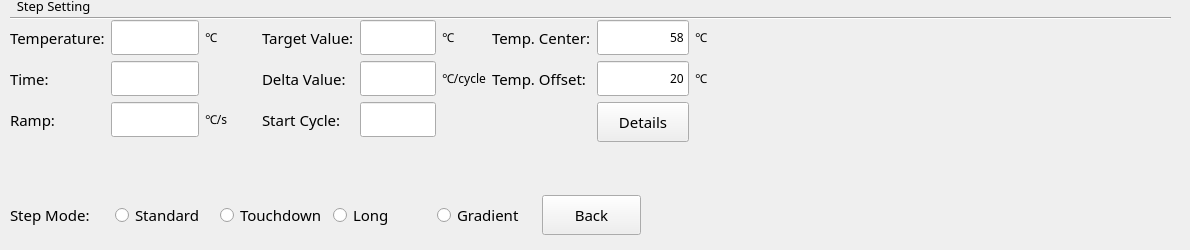
     <widget class="QWidget" name="stepEditAmp">
      <widget class="QWidget" name="layoutWidget">
       <property name="geometry">
        <rect>
         <x>10</x>
         <y>190</y>
         <width>631</width>
         <height>51</height>
        </rect>
       </property>
       <layout class="QHBoxLayout" name="horizontalLayout_15">
        <item>
         <widget class="QLabel" name="labelMode">
          <property name="sizePolicy">
           <sizepolicy hsizetype="Preferred" vsizetype="Preferred">
            <horstretch>0</horstretch>
            <verstretch>0</verstretch>
           </sizepolicy>
          </property>
          <property name="maximumSize">
           <size>
            <width>16777215</width>
            <height>40</height>
           </size>
          </property>
          <property name="font">
           <font>
            <family>文泉驿等宽微米黑</family>
            <pointsize>11</pointsize>
            <weight>50</weight>
            <bold>false</bold>
           </font>
          </property>
          <property name="text">
           <string>Step Mode:</string>
          </property>
         </widget>
        </item>
        <item>
         <widget class="QRadioButton" name="radioButtonStepStd">
          <property name="sizePolicy">
           <sizepolicy hsizetype="Preferred" vsizetype="Fixed">
            <horstretch>0</horstretch>
            <verstretch>0</verstretch>
           </sizepolicy>
          </property>
          <property name="maximumSize">
           <size>
            <width>16777215</width>
            <height>40</height>
           </size>
          </property>
          <property name="font">
           <font>
            <family>文泉驿等宽微米黑</family>
            <pointsize>11</pointsize>
           </font>
          </property>
          <property name="text">
           <string>Standard</string>
          </property>
          <attribute name="buttonGroup">
           <string notr="true">buttonGroupAmp</string>
          </attribute>
         </widget>
        </item>
        <item>
         <widget class="QRadioButton" name="radioButtonStepTouchdown">
          <property name="sizePolicy">
           <sizepolicy hsizetype="Preferred" vsizetype="Fixed">
            <horstretch>0</horstretch>
            <verstretch>0</verstretch>
           </sizepolicy>
          </property>
          <property name="maximumSize">
           <size>
            <width>16777215</width>
            <height>40</height>
           </size>
          </property>
          <property name="font">
           <font>
            <family>文泉驿等宽微米黑</family>
            <pointsize>11</pointsize>
           </font>
          </property>
          <property name="text">
           <string>Touchdown</string>
          </property>
          <attribute name="buttonGroup">
           <string notr="true">buttonGroupAmp</string>
          </attribute>
         </widget>
        </item>
        <item>
         <widget class="QRadioButton" name="radioButtonStepLong">
          <property name="font">
           <font>
            <family>文泉驿等宽微米黑</family>
            <pointsize>11</pointsize>
           </font>
          </property>
          <property name="text">
           <string>Long</string>
          </property>
          <attribute name="buttonGroup">
           <string notr="true">buttonGroupAmp</string>
          </attribute>
         </widget>
        </item>
        <item>
         <widget class="QRadioButton" name="radioButtonStepGradient">
          <property name="sizePolicy">
           <sizepolicy hsizetype="Preferred" vsizetype="Fixed">
            <horstretch>0</horstretch>
            <verstretch>0</verstretch>
           </sizepolicy>
          </property>
          <property name="maximumSize">
           <size>
            <width>16777215</width>
            <height>40</height>
           </size>
          </property>
          <property name="font">
           <font>
            <family>文泉驿等宽微米黑</family>
            <pointsize>11</pointsize>
           </font>
          </property>
          <property name="text">
           <string>Gradient</string>
          </property>
          <property name="checkable">
           <bool>true</bool>
          </property>
          <attribute name="buttonGroup">
           <string notr="true">buttonGroupAmp</string>
          </attribute>
         </widget>
        </item>
        <item>
         <widget class="QToolButton" name="buttonStepEditAmpBack">
          <property name="sizePolicy">
           <sizepolicy hsizetype="Fixed" vsizetype="Fixed">
            <horstretch>0</horstretch>
            <verstretch>0</verstretch>
           </sizepolicy>
          </property>
          <property name="minimumSize">
           <size>
            <width>92</width>
            <height>40</height>
           </size>
          </property>
          <property name="maximumSize">
           <size>
            <width>120</width>
            <height>40</height>
           </size>
          </property>
          <property name="font">
           <font>
            <family>文泉驿等宽微米黑</family>
            <pointsize>11</pointsize>
           </font>
          </property>
          <property name="text">
           <string>Back</string>
          </property>
         </widget>
        </item>
       </layout>
      </widget>
      <widget class="Line" name="line_3">
       <property name="geometry">
        <rect>
         <x>10</x>
         <y>10</y>
         <width>1161</width>
         <height>16</height>
        </rect>
       </property>
       <property name="orientation">
        <enum>Qt::Horizontal</enum>
       </property>
      </widget>
      <widget class="QLabel" name="labelAmpStepSettings">
       <property name="geometry">
        <rect>
         <x>10</x>
         <y>-5</y>
         <width>1171</width>
         <height>21</height>
        </rect>
       </property>
       <property name="font">
        <font>
         <family>文泉驿等宽微米黑</family>
         <pointsize>10</pointsize>
        </font>
       </property>
       <property name="text">
        <string>  Step Setting</string>
       </property>
      </widget>
      <widget class="QWidget" name="layoutWidget">
       <property name="geometry">
        <rect>
         <x>10</x>
         <y>20</y>
         <width>721</width>
         <height>161</height>
        </rect>
       </property>
       <layout class="QHBoxLayout" name="horizontalLayout_7">
        <item>
         <widget class="QWidget" name="stepTemperature" native="true">
          <layout class="QGridLayout" name="gridLayout_2">
           <property name="leftMargin">
            <number>0</number>
           </property>
           <property name="topMargin">
            <number>0</number>
           </property>
           <property name="rightMargin">
            <number>0</number>
           </property>
           <property name="bottomMargin">
            <number>0</number>
           </property>
           <item row="2" column="2">
            <widget class="QLabel" name="labelRampUnit">
             <property name="font">
              <font>
               <family>文泉驿等宽微米黑</family>
              </font>
             </property>
             <property name="text">
              <string>℃/s</string>
             </property>
            </widget>
           </item>
           <item row="1" column="0">
            <widget class="QLabel" name="labelDuration">
             <property name="font">
              <font>
               <family>文泉驿等宽微米黑</family>
               <pointsize>11</pointsize>
               <weight>50</weight>
               <bold>false</bold>
              </font>
             </property>
             <property name="text">
              <string>Time:</string>
             </property>
            </widget>
           </item>
           <item row="3" column="1" colspan="2">
            <spacer name="verticalSpacer_6">
             <property name="orientation">
              <enum>Qt::Vertical</enum>
             </property>
             <property name="sizeHint" stdset="0">
              <size>
               <width>66</width>
               <height>9</height>
              </size>
             </property>
            </spacer>
           </item>
           <item row="2" column="0">
            <widget class="QLabel" name="labelRamp">
             <property name="font">
              <font>
               <family>文泉驿等宽微米黑</family>
               <pointsize>11</pointsize>
               <weight>50</weight>
               <bold>false</bold>
              </font>
             </property>
             <property name="text">
              <string>Ramp:</string>
             </property>
            </widget>
           </item>
           <item row="0" column="1">
            <widget class="QLineEdit" name="lineEditStepTarget">
             <property name="sizePolicy">
              <sizepolicy hsizetype="Expanding" vsizetype="Fixed">
               <horstretch>0</horstretch>
               <verstretch>0</verstretch>
              </sizepolicy>
             </property>
             <property name="minimumSize">
              <size>
               <width>50</width>
               <height>35</height>
              </size>
             </property>
             <property name="maximumSize">
              <size>
               <width>100</width>
               <height>16777215</height>
              </size>
             </property>
             <property name="font">
              <font>
               <family>文泉驿等宽微米黑</family>
              </font>
             </property>
             <property name="focusPolicy">
              <enum>Qt::NoFocus</enum>
             </property>
             <property name="alignment">
              <set>Qt::AlignRight|Qt::AlignTrailing|Qt::AlignVCenter</set>
             </property>
            </widget>
           </item>
           <item row="1" column="1">
            <widget class="QLineEdit" name="lineEditStepDuration">
             <property name="sizePolicy">
              <sizepolicy hsizetype="Expanding" vsizetype="Fixed">
               <horstretch>0</horstretch>
               <verstretch>0</verstretch>
              </sizepolicy>
             </property>
             <property name="minimumSize">
              <size>
               <width>50</width>
               <height>35</height>
              </size>
             </property>
             <property name="maximumSize">
              <size>
               <width>100</width>
               <height>16777215</height>
              </size>
             </property>
             <property name="font">
              <font>
               <family>文泉驿等宽微米黑</family>
              </font>
             </property>
             <property name="focusPolicy">
              <enum>Qt::NoFocus</enum>
             </property>
             <property name="alignment">
              <set>Qt::AlignRight|Qt::AlignTrailing|Qt::AlignVCenter</set>
             </property>
            </widget>
           </item>
           <item row="2" column="1">
            <widget class="QLineEdit" name="lineEditStepRamp">
             <property name="sizePolicy">
              <sizepolicy hsizetype="Expanding" vsizetype="Fixed">
               <horstretch>0</horstretch>
               <verstretch>0</verstretch>
              </sizepolicy>
             </property>
             <property name="minimumSize">
              <size>
               <width>50</width>
               <height>35</height>
              </size>
             </property>
             <property name="maximumSize">
              <size>
               <width>100</width>
               <height>16777215</height>
              </size>
             </property>
             <property name="font">
              <font>
               <family>文泉驿等宽微米黑</family>
              </font>
             </property>
             <property name="focusPolicy">
              <enum>Qt::NoFocus</enum>
             </property>
             <property name="alignment">
              <set>Qt::AlignRight|Qt::AlignTrailing|Qt::AlignVCenter</set>
             </property>
            </widget>
           </item>
           <item row="0" column="0">
            <widget class="QLabel" name="labelTarget">
             <property name="font">
              <font>
               <family>文泉驿等宽微米黑</family>
               <pointsize>11</pointsize>
               <weight>50</weight>
               <bold>false</bold>
              </font>
             </property>
             <property name="text">
              <string>Temperature:</string>
             </property>
            </widget>
           </item>
           <item row="0" column="2">
            <widget class="QLabel" name="labelTargetUnit">
             <property name="font">
              <font>
               <family>文泉驿等宽微米黑</family>
              </font>
             </property>
             <property name="text">
              <string>℃</string>
             </property>
            </widget>
           </item>
           <item row="1" column="3">
            <spacer name="horizontalSpacer_4">
             <property name="orientation">
              <enum>Qt::Horizontal</enum>
             </property>
             <property name="sizeHint" stdset="0">
              <size>
               <width>40</width>
               <height>20</height>
              </size>
             </property>
            </spacer>
           </item>
          </layout>
         </widget>
        </item>
        <item>
         <widget class="QWidget" name="stepTouchdown" native="true">
          <layout class="QGridLayout" name="gridLayout_5">
           <property name="leftMargin">
            <number>0</number>
           </property>
           <property name="topMargin">
            <number>0</number>
           </property>
           <property name="rightMargin">
            <number>0</number>
           </property>
           <property name="bottomMargin">
            <number>0</number>
           </property>
           <item row="0" column="0">
            <widget class="QLabel" name="labelTargetValue">
             <property name="font">
              <font>
               <family>文泉驿等宽微米黑</family>
               <pointsize>11</pointsize>
               <weight>50</weight>
               <bold>false</bold>
              </font>
             </property>
             <property name="text">
              <string>Target Value:</string>
             </property>
            </widget>
           </item>
           <item row="0" column="1">
            <widget class="QLineEdit" name="lineEditStepTarValue">
             <property name="minimumSize">
              <size>
               <width>50</width>
               <height>35</height>
              </size>
             </property>
             <property name="maximumSize">
              <size>
               <width>100</width>
               <height>16777215</height>
              </size>
             </property>
             <property name="font">
              <font>
               <family>文泉驿等宽微米黑</family>
              </font>
             </property>
             <property name="focusPolicy">
              <enum>Qt::NoFocus</enum>
             </property>
             <property name="alignment">
              <set>Qt::AlignRight|Qt::AlignTrailing|Qt::AlignVCenter</set>
             </property>
            </widget>
           </item>
           <item row="0" column="2">
            <widget class="QLabel" name="labelTarValueUnit">
             <property name="font">
              <font>
               <family>文泉驿等宽微米黑</family>
              </font>
             </property>
             <property name="text">
              <string>℃</string>
             </property>
            </widget>
           </item>
           <item row="1" column="0">
            <widget class="QLabel" name="labelDelta">
             <property name="font">
              <font>
               <family>文泉驿等宽微米黑</family>
               <pointsize>11</pointsize>
               <weight>50</weight>
               <bold>false</bold>
              </font>
             </property>
             <property name="text">
              <string>Delta Value:</string>
             </property>
            </widget>
           </item>
           <item row="1" column="1">
            <widget class="QLineEdit" name="lineEditStepDelta">
             <property name="minimumSize">
              <size>
               <width>50</width>
               <height>35</height>
              </size>
             </property>
             <property name="maximumSize">
              <size>
               <width>100</width>
               <height>16777215</height>
              </size>
             </property>
             <property name="font">
              <font>
               <family>文泉驿等宽微米黑</family>
              </font>
             </property>
             <property name="focusPolicy">
              <enum>Qt::NoFocus</enum>
             </property>
             <property name="alignment">
              <set>Qt::AlignRight|Qt::AlignTrailing|Qt::AlignVCenter</set>
             </property>
            </widget>
           </item>
           <item row="2" column="0">
            <widget class="QLabel" name="labelBeginCycle">
             <property name="font">
              <font>
               <family>文泉驿等宽微米黑</family>
               <pointsize>11</pointsize>
               <weight>50</weight>
               <bold>false</bold>
              </font>
             </property>
             <property name="text">
              <string>Start Cycle:</string>
             </property>
            </widget>
           </item>
           <item row="2" column="1">
            <widget class="QLineEdit" name="lineEditStepBeginCycle">
             <property name="minimumSize">
              <size>
               <width>50</width>
               <height>35</height>
              </size>
             </property>
             <property name="maximumSize">
              <size>
               <width>100</width>
               <height>16777215</height>
              </size>
             </property>
             <property name="font">
              <font>
               <family>文泉驿等宽微米黑</family>
              </font>
             </property>
             <property name="focusPolicy">
              <enum>Qt::NoFocus</enum>
             </property>
             <property name="alignment">
              <set>Qt::AlignRight|Qt::AlignTrailing|Qt::AlignVCenter</set>
             </property>
            </widget>
           </item>
           <item row="3" column="1">
            <spacer name="verticalSpacer_8">
             <property name="orientation">
              <enum>Qt::Vertical</enum>
             </property>
             <property name="sizeHint" stdset="0">
              <size>
               <width>29</width>
               <height>9</height>
              </size>
             </property>
            </spacer>
           </item>
           <item row="1" column="2">
            <widget class="QLabel" name="labelDeltaUnit">
             <property name="font">
              <font>
               <family>文泉驿等宽微米黑</family>
              </font>
             </property>
             <property name="text">
              <string>℃/cycle</string>
             </property>
            </widget>
           </item>
          </layout>
         </widget>
        </item>
        <item>
         <widget class="QWidget" name="stepGradient" native="true">
          <layout class="QGridLayout" name="gridLayout_3">
           <property name="leftMargin">
            <number>0</number>
           </property>
           <property name="topMargin">
            <number>0</number>
           </property>
           <property name="rightMargin">
            <number>0</number>
           </property>
           <property name="bottomMargin">
            <number>0</number>
           </property>
           <item row="2" column="1">
            <widget class="QToolButton" name="buttonStepGradientDetail">
             <property name="minimumSize">
              <size>
               <width>92</width>
               <height>40</height>
              </size>
             </property>
             <property name="maximumSize">
              <size>
               <width>16777215</width>
               <height>40</height>
              </size>
             </property>
             <property name="font">
              <font>
               <family>文泉驿等宽微米黑</family>
               <pointsize>11</pointsize>
              </font>
             </property>
             <property name="text">
              <string>Details</string>
             </property>
            </widget>
           </item>
           <item row="3" column="1">
            <spacer name="verticalSpacer_7">
             <property name="orientation">
              <enum>Qt::Vertical</enum>
             </property>
             <property name="sizeHint" stdset="0">
              <size>
               <width>32</width>
               <height>4</height>
              </size>
             </property>
            </spacer>
           </item>
           <item row="1" column="0">
            <widget class="QLabel" name="labelOffset">
             <property name="font">
              <font>
               <family>文泉驿等宽微米黑</family>
               <pointsize>11</pointsize>
               <weight>50</weight>
               <bold>false</bold>
              </font>
             </property>
             <property name="text">
              <string>Temp. Offset:</string>
             </property>
            </widget>
           </item>
           <item row="0" column="0">
            <widget class="QLabel" name="labelCenter">
             <property name="font">
              <font>
               <family>文泉驿等宽微米黑</family>
               <pointsize>11</pointsize>
               <weight>50</weight>
               <bold>false</bold>
              </font>
             </property>
             <property name="text">
              <string>Temp. Center:</string>
             </property>
            </widget>
           </item>
           <item row="1" column="1">
            <widget class="QLineEdit" name="lineEditStepOffset">
             <property name="minimumSize">
              <size>
               <width>50</width>
               <height>35</height>
              </size>
             </property>
             <property name="maximumSize">
              <size>
               <width>100</width>
               <height>16777215</height>
              </size>
             </property>
             <property name="font">
              <font>
               <family>文泉驿等宽微米黑</family>
              </font>
             </property>
             <property name="focusPolicy">
              <enum>Qt::NoFocus</enum>
             </property>
             <property name="text">
              <string>20</string>
             </property>
             <property name="alignment">
              <set>Qt::AlignRight|Qt::AlignTrailing|Qt::AlignVCenter</set>
             </property>
            </widget>
           </item>
           <item row="1" column="2">
            <widget class="QLabel" name="labelColumn12Unit">
             <property name="font">
              <font>
               <family>文泉驿等宽微米黑</family>
              </font>
             </property>
             <property name="text">
              <string>℃</string>
             </property>
            </widget>
           </item>
           <item row="0" column="2">
            <widget class="QLabel" name="labelColumn1Unit">
             <property name="font">
              <font>
               <family>文泉驿等宽微米黑</family>
              </font>
             </property>
             <property name="text">
              <string>℃</string>
             </property>
            </widget>
           </item>
           <item row="0" column="1">
            <widget class="QLineEdit" name="lineEditStepCenter">
             <property name="minimumSize">
              <size>
               <width>50</width>
               <height>35</height>
              </size>
             </property>
             <property name="maximumSize">
              <size>
               <width>100</width>
               <height>16777215</height>
              </size>
             </property>
             <property name="font">
              <font>
               <family>文泉驿等宽微米黑</family>
              </font>
             </property>
             <property name="focusPolicy">
              <enum>Qt::NoFocus</enum>
             </property>
             <property name="text">
              <string>58</string>
             </property>
             <property name="alignment">
              <set>Qt::AlignRight|Qt::AlignTrailing|Qt::AlignVCenter</set>
             </property>
            </widget>
           </item>
           <item row="1" column="3">
            <spacer name="horizontalSpacer_5">
             <property name="orientation">
              <enum>Qt::Horizontal</enum>
             </property>
             <property name="sizeHint" stdset="0">
              <size>
               <width>40</width>
               <height>20</height>
              </size>
             </property>
            </spacer>
           </item>
          </layout>
         </widget>
        </item>
       </layout>
      </widget>
     </widget>
